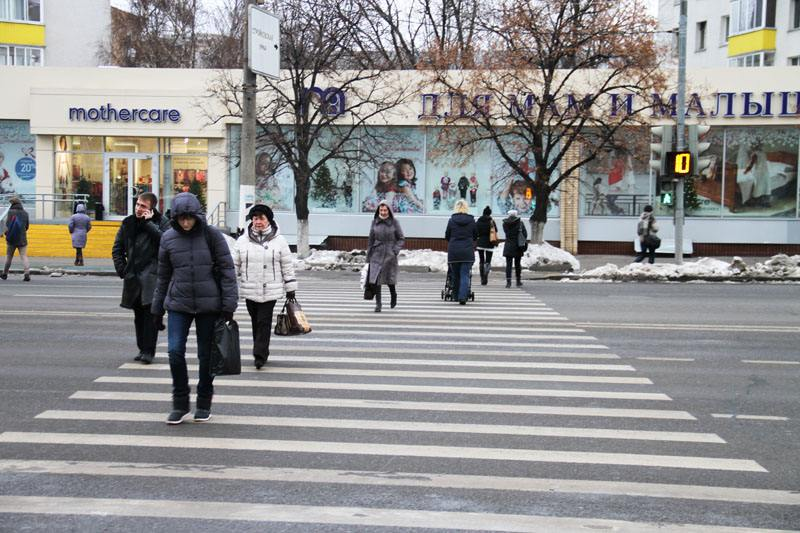
#> input picture CVLab5/2.jpeg, 800 x 533 px
$ python walkman.py
#> lines starting #> are read from the running program, lines starting #| are printed output that depends on the picture; after the words box and inside, x2 and y2 are one past the last pixel; in counts of white or black regions, pixels touching at a corner belong together
import cv2 as cv
import os
img = cv.imread('2.jpeg')
#> img is the input picture: shape (533, 800, 3); mean B, G, R 144.8, 144.7, 145.5
# 检测用xml文件路径并载入
cascadePath = os.path.abspath('/Users/reneelin/Desktop/Programmer/opencv-4.3.0/data/haarcascades/haarcascade_fullbody.xml')
haarCascadeFullBody = cv.CascadeClassifier(cascadePath)
# 将原图转化为灰度图并进行检测
gray = cv.cvtColor(img, cv.COLOR_BGR2GRAY)
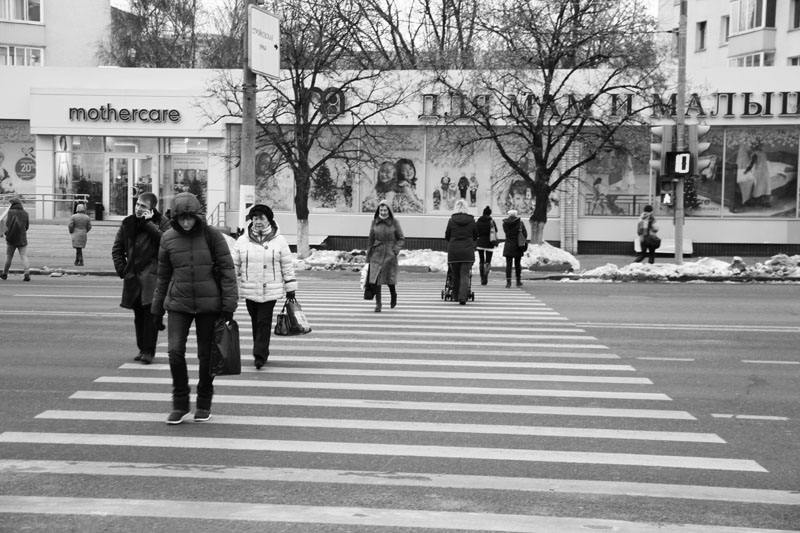
#> gray: shape (533, 800); min 0, max 255, mean 144.9
result = haarCascadeFullBody.detectMultiScale(gray, 1.2, 3)
#> result = [[492, 207, 42, 84], [238, 289, 44, 88], [58, 88, 206, 410]]
#print(result)
#print(result.shape)
# 复制原图片并画出矩形框
resultimg = img
for i in range(0, result.shape[0]):
    topleft = (result[i][0], result[i][1])
    bottomright = (result[i][0] + result[i][2], result[i][1] + result[i][3])
    print('No.', i + 1, topleft, bottomright)
    cv.rectangle(img=resultimg, pt1=topleft, pt2=bottomright, color=255, thickness=2)
#> this loop made 3 passes
#> (topleft, bottomright) on passes 1 to 3: ((492, 207), (534, 291)), ((238, 289), (282, 377)), ((58, 88), (264, 498))
#| No. 1 (492, 207) (534, 291)
#| No. 2 (238, 289) (282, 377)
#| No. 3 (58, 88) (264, 498)
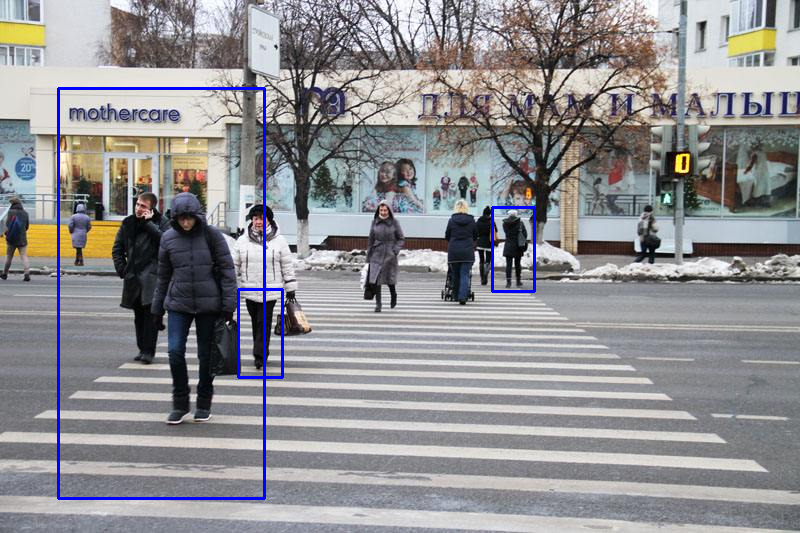
#> resultimg: shape (533, 800, 3); 1.22% of pixels changed, all inside (x1, y1, x2, y2) = (57, 87, 536, 500)
cv.imshow('Result', resultimg)
cv.waitKey()

$ run again, with CVLab5/3.jpeg copied over CVLab5/2.jpeg
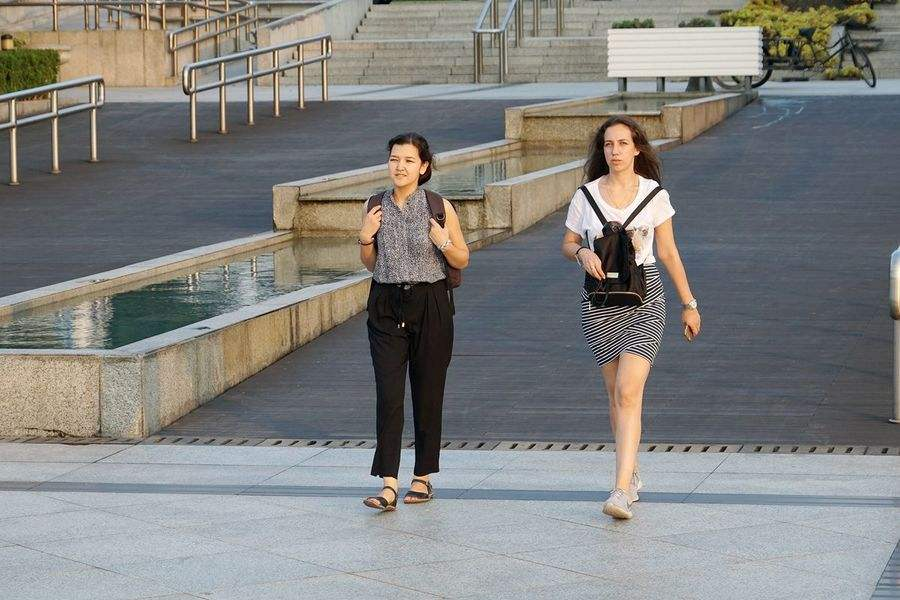
#> input picture CVLab5/3.jpeg, 900 x 600 px
#> img is the input picture: shape (600, 900, 3); mean B, G, R 127.3, 129.4, 129.8
#> `gray = cv.cvtColor(img, cv.COLOR_BGR2GRAY)`:
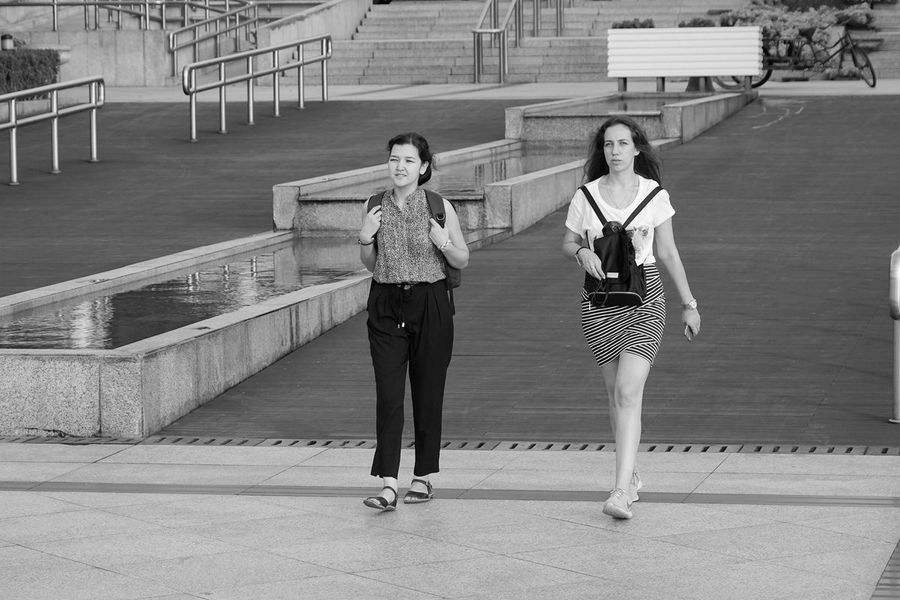
#> gray: shape (600, 900); min 0, max 255, mean 129.3
#> result = [[304, 148, 194, 386]]
#> the loop `for i in range(0, result.shape[0]):` made 1 pass
#> (topleft, bottomright) on pass 1: ((304, 148), (498, 534))
#> (printed output is left out)
#> after the loop `for i in range(0, result.shape[0]):`:
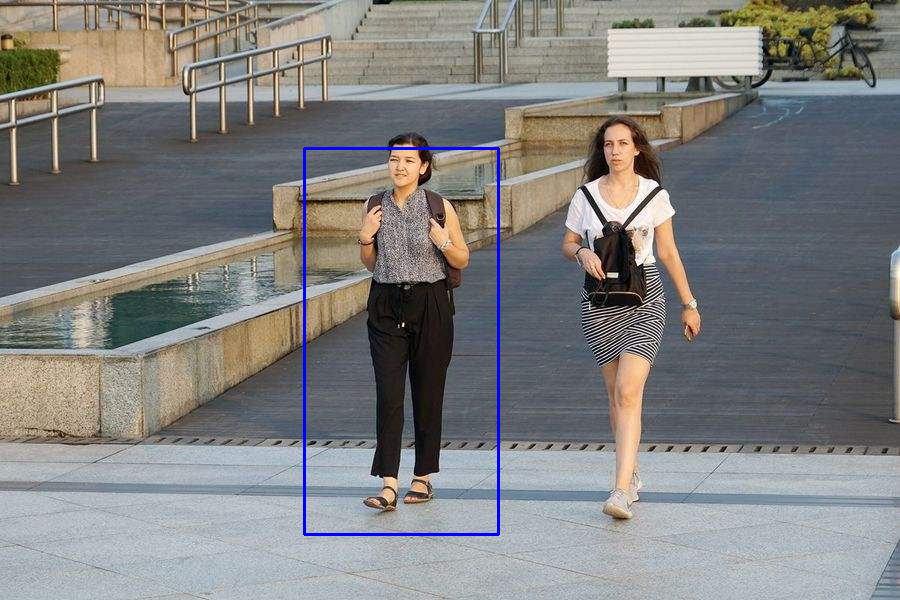
#> resultimg: shape (600, 900, 3); 0.64% of pixels changed, all inside (x1, y1, x2, y2) = (303, 147, 500, 536)
